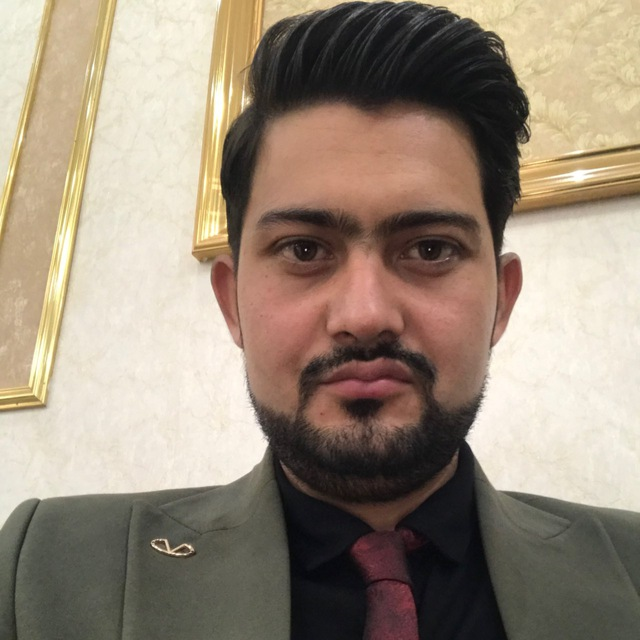
#> input picture Image Processing/Assignment_3/reza.jpg, 640 x 640 px
$ python chess_face.py
#> lines starting #> are read from the running program, lines starting #| are printed output that depends on the picture
import cv2

image=cv2.imread("reza.jpg")
#> image is the input picture: shape (640, 640, 3); mean B, G, R 122.4, 138.9, 153.4
image_g=cv2.cvtColor(image,cv2.COLOR_BGR2GRAY)
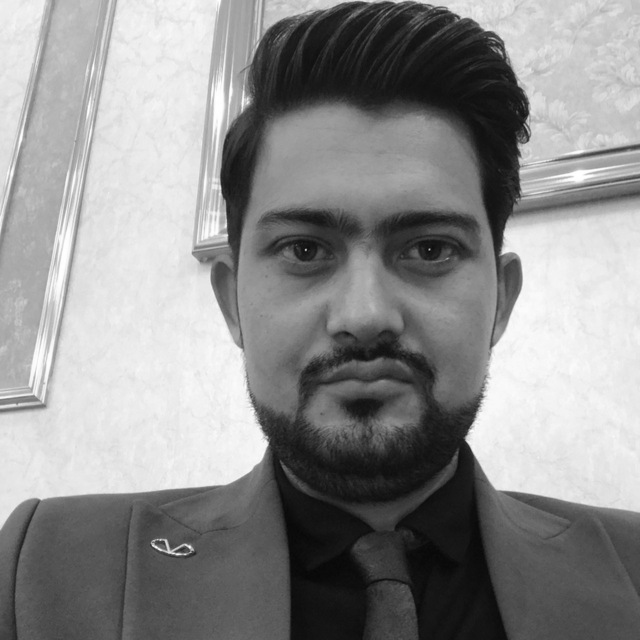
#> image_g: shape (640, 640); min 7, max 255, mean 141.3
face_detector=cv2.CascadeClassifier(cv2.data.haarcascades +"haarcascade_frontalface_default.xml")
#location Facess

faces_location=face_detector.detectMultiScale(image_g,1.3)
#> faces_location = [[196, 116, 337, 337]]
for face in faces_location:
    x,y,w,h=face
    face=image[y:y+h, x:x+w]
    face_small=cv2.resize(face,[20,20])
    face_large=cv2.resize(face_small,[w,h],interpolation=cv2.INTER_NEAREST)
    image[y:y+h, x:x+w]=face_large
#> this loop made 1 pass
#> pass 1, `face=image[y:y+h, x:x+w]`:
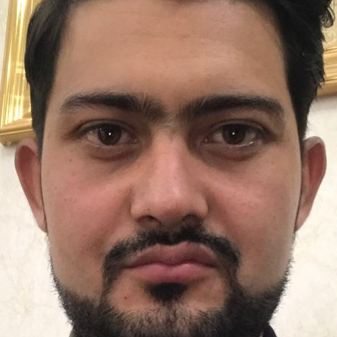
#> face: shape (337, 337, 3); mean B, G, R 101.9, 117.3, 148.7
#> pass 1, `face_small=cv2.resize(face,[20,20])`:
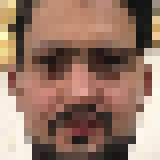
#> face_small: shape (20, 20, 3) (shown 8 times larger); mean B, G, R 102.1, 117.9, 149.5
#> pass 1, `face_large=cv2.resize(face_small,[w,h],interpolation=cv2.INTER_NEAREST)`:
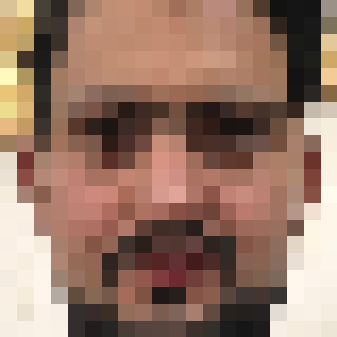
#> face_large: shape (337, 337, 3); mean B, G, R 102, 117.9, 149.6
#> after the loop:
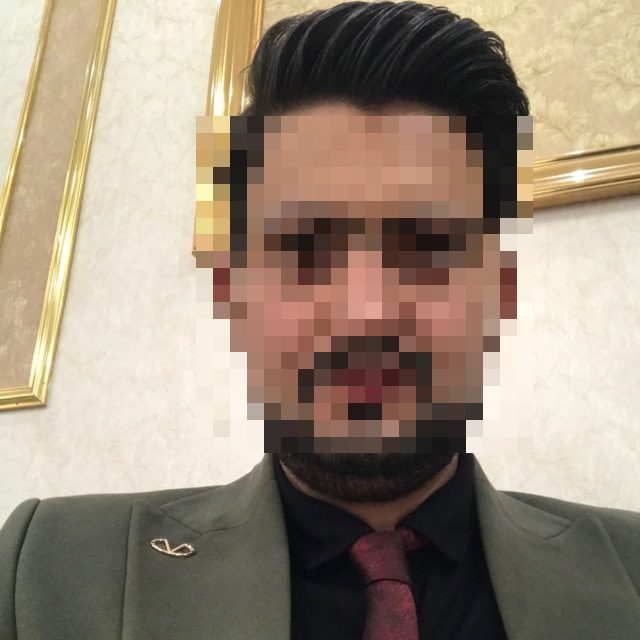
#> image: shape (640, 640, 3); mean B, G, R 122.4, 139.1, 153.7
cv2.imshow("res ",image)
cv2.waitKey()
cv2.imwrite("chess_face.jpg",image)
